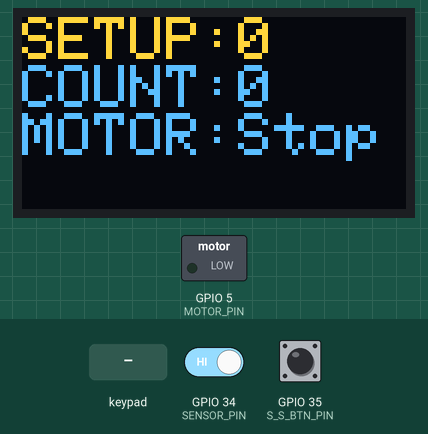
A sketch run on a simulated ESP32. Parts: 128×64 one-colour display, switched loads named in the sketch (green lamp = pin HIGH). Inputs (shaded band) come from the test bench; at power-on: GPIO 35 (S_S_BTN_PIN) HIGH, GPIO 34 (SENSOR_PIN) HIGH. The OLED is the two-colour kind (top 16 rows yellow).

Above: at 6.2 s.
6.3 s: keypad keys 3 2 3 3 2 5 2 6 pressed 0.4 s apart
At 8.8 s:
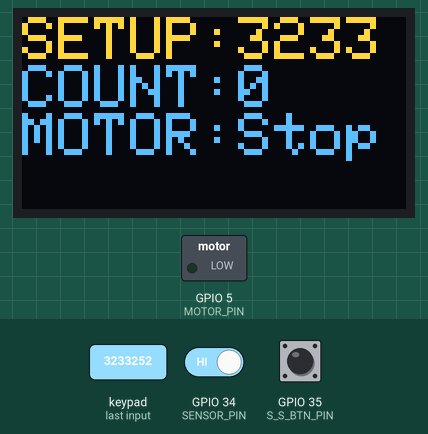
11.0 s: GPIO 35 (S_S_BTN_PIN) pulled LOW for 0.15 s
At 11.4 s:
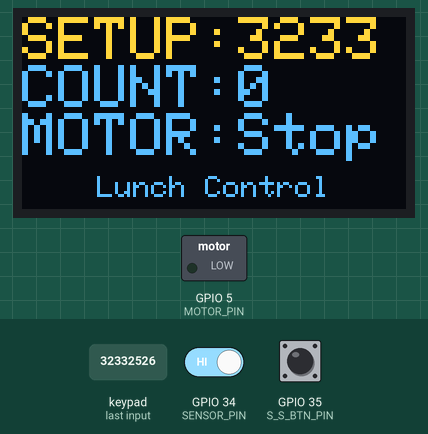
14.1 s: GPIO 34 (SENSOR_PIN) driven LOW
At 16.9 s:
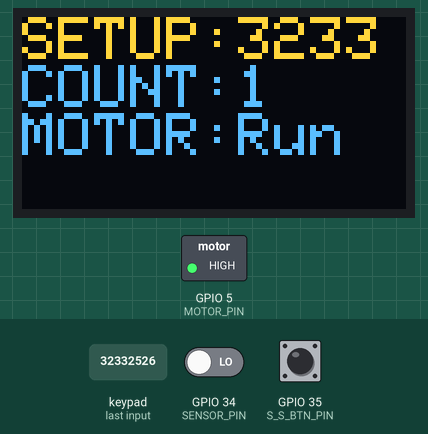
17.1 s: GPIO 35 (S_S_BTN_PIN) pulled LOW for 1 s
At 18.4 s:
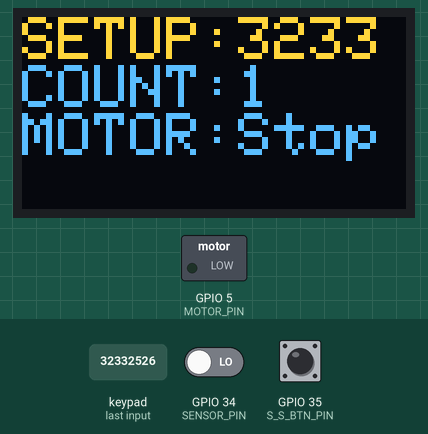
19.6 s: key '*' pressed
At 20.4 s:
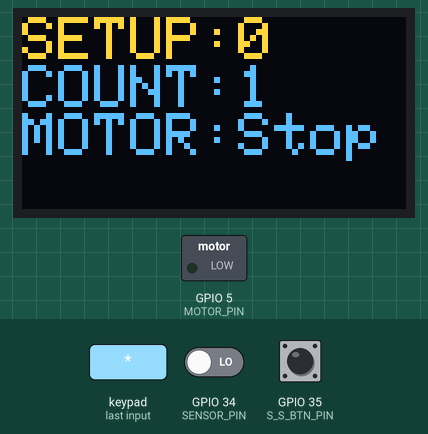
21.1 s: key '1' pressed
At 21.4 s:
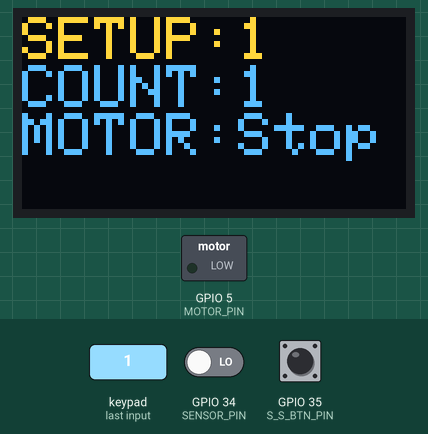
Timing chart, 0 to 23.6 s (numbered marks = the images above; inputs shaded):
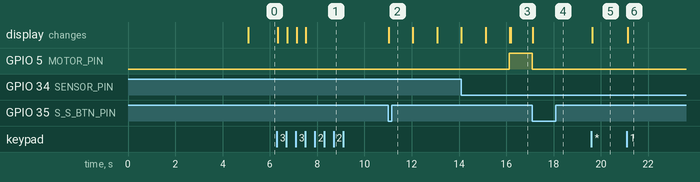

The sketch:

rotation_counter_v4.ino
```cpp
#include <Wire.h>
#include <Adafruit_GFX.h>
#include <Adafruit_SH110X.h>
#include <Keypad.h>


// OLED Display Settings
#define SCREEN_WIDTH 128
#define SCREEN_HEIGHT 64
#define OLED_RESET -1
Adafruit_SH1106G display(SCREEN_WIDTH, SCREEN_HEIGHT, &Wire, OLED_RESET);

// Keypad Settings
const byte ROWS = 4;
const byte COLS = 3;
char keys[ROWS][COLS] = {
  { '1', '2', '3' },
  { '4', '5', '6' },
  { '7', '8', '9' },
  { '*', '0', '#' }
};
byte rowPins[ROWS] = { 32, 33, 25, 26 };  // ESP32 GPIOs for rows
byte colPins[COLS] = { 27, 14, 12 };      // ESP32 GPIOs for columns

Keypad keypad = Keypad(makeKeymap(keys), rowPins, colPins, ROWS, COLS);

// Motor and Sensor Pins
#define MOTOR_PIN 5
#define SENSOR_PIN 34
#define S_S_BTN_PIN 35

// Variables
int targetCount = 0;    // User-specified target count
int rotationCount = 0;  // Current rotation count
bool motorRunning = false;
bool startButtonState = false;
int moterSensorState = 0;
int lastMoterSensorState = 1;

// Button State Tracking
bool lastButtonState = LOW;  // Previous state of the button
bool buttonPressed = false;  // Tracks if the button was pressed

// Function to Update OLED Display
void updateDisplay(int address = 0, String message = "") {
  display.clearDisplay();

  // Line 1: Set Value
  display.setCursor(0, 0);
  display.setTextSize(2);
  display.print("SETUP:");
  display.println(targetCount);

  // Line 2: Current Count
  display.setCursor(0, 16);
  display.print("COUNT:");
  display.println(rotationCount);

  // Line 3: Motor Status
  display.setCursor(0, 32);
  display.print("MOTOR:");
  display.println(motorRunning ? "Run" : "Stop");

  // Line 4: Additional Message (Optional)
  if (message != "") {
    display.setCursor(address, 53);
    display.setTextSize(1);
    display.println(message);
  }

  display.display();
}

void setup() {
  // Initialize serial monitor
  Serial.begin(115200);

  // Initialize OLED display
  if (!display.begin(0x3C)) {  // Default I2C address for SH1106
    Serial.println(F("OLED initialization failed"));
    for (;;)
      ;  // Halt execution if OLED fails
  }
  display.clearDisplay();
  display.setTextSize(1);
  display.setTextColor(SH110X_WHITE);
  display.setCursor(50, 16);  // Row 3
  display.println(F("SRIMAA"));
  display.setCursor(35, 32);
  display.println(F("ELECTRICALS"));
  display.display();
  delay(5000);
  display.clearDisplay();
  updateDisplay();

  // Initialize motor and sensor
  pinMode(MOTOR_PIN, OUTPUT);
  pinMode(SENSOR_PIN, INPUT_PULLUP);
  pinMode(S_S_BTN_PIN, INPUT_PULLUP);
  digitalWrite(MOTOR_PIN, LOW);
}

void loop() {
  static String inputNumber = "";  // For capturing user input from the keypad
  char key = keypad.getKey();

  // Handle Keypad Input
  if (key && !motorRunning) {
    if (key >= '0' && key <= '9') {    // Numeric keys
      if (inputNumber.length() < 4) {  // Max 4 digits
        inputNumber += key;
        targetCount = inputNumber.toInt();
      }

    } else if (key == '#') {  // Confirm target value
      rotationCount = 0;

    } else if (key == '*') {
      inputNumber = "";
      targetCount = 0;
    }
    updateDisplay();
  }

  // Handle Start/Stop Button (State Change Detection)
  bool currentButtonState = digitalRead(S_S_BTN_PIN);
  if (currentButtonState == HIGH && lastButtonState == LOW) {
    buttonPressed = true;  // Button was pressed
  }

  if (currentButtonState == LOW && lastButtonState == HIGH && buttonPressed) {
    buttonPressed = false;                 // Button released
    startButtonState = !startButtonState;  // Toggle start button state

    if (startButtonState && (targetCount - rotationCount) > 4) {
      startMotor();
    } else {
      stopMotor();
    }
  }
  lastButtonState = currentButtonState;

  // Handle Sensor Input
  moterSensorState = digitalRead(SENSOR_PIN);

  if (moterSensorState != lastMoterSensorState) {
    if (moterSensorState == LOW) {
      if (rotationCount < targetCount) {
        if ((targetCount - rotationCount) < 4) {
          stopMotor();
        }
        rotationCount++;
        updateDisplay();
        // Add debounce
        if (rotationCount == targetCount) {
          rotationCount = 0;
          cleanupDisplay();
        }
      }
    }
    lastMoterSensorState = moterSensorState;
  }
}

// Function to Start the Motor
void startMotor() {
  updateDisplay(25, "Lunch Control");
  delay(1000);
  for (int i = 3; i > 0; i--) {
    updateDisplay(62, String(i));
    delay(1000);
  }
  updateDisplay(48, "READY");
  delay(1000);
  motorRunning = true;
  digitalWrite(MOTOR_PIN, HIGH);
  updateDisplay();
}

// Function to Stop the Motor
void stopMotor() {
  motorRunning = false;
  digitalWrite(MOTOR_PIN, LOW);
  updateDisplay();
}

void cleanupDisplay() {
  display.clearDisplay();
  display.setCursor(35, 16);  // Row 2
  display.println(F("1 Set"));
  display.setCursor(10, 48);  // Row 4
  display.println(F("COMPLETED"));
  display.display();
  delay(5000);
  updateDisplay();
}
```

Measured:
- after the input at 6.3 s, the display: first changes at once (image 1 shows a later state)
- after the input at 11.0 s, the display: changes at once (image 2)
- after the input at 17.1 s, GPIO 5 (MOTOR_PIN): HIGH → LOW at once; the display: changes at once (image 4)
- after the input at 19.6 s, the display: changes at once (image 5)
- after the input at 21.1 s, the display: changes at once (image 6)
